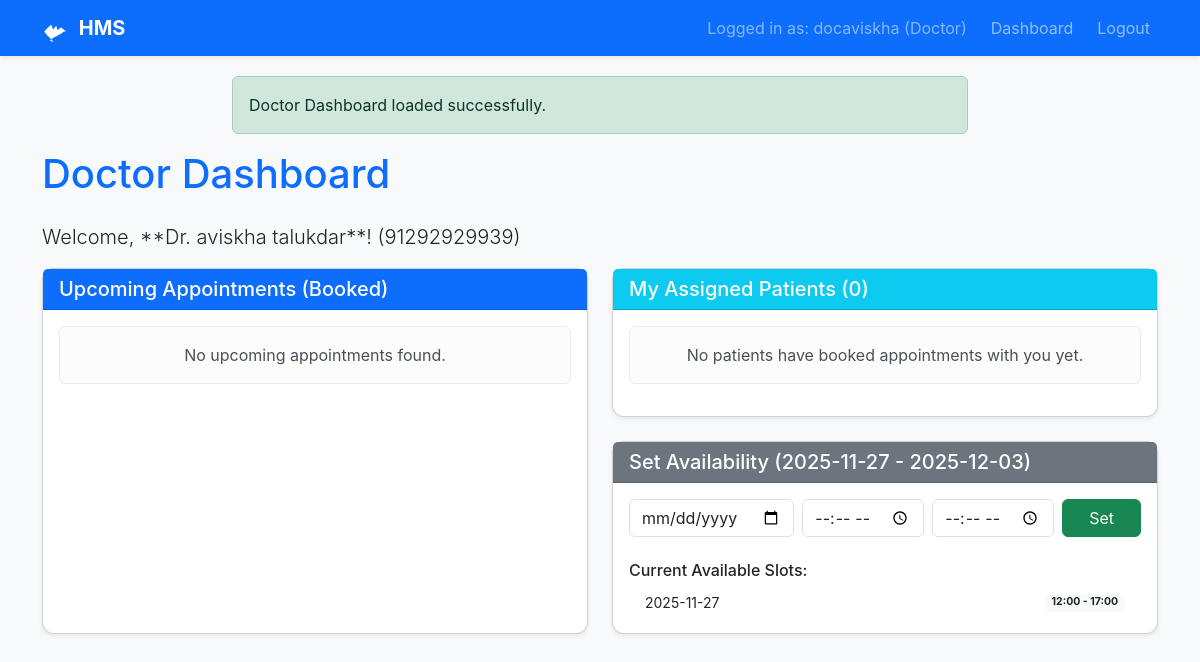
Page /doctor/dashboard (signed in) on the committed database.
### tables this page shows
CREATE TABLE users(
            id INTEGER PRIMARY KEY AUTOINCREMENT,
            username TEXT NOT NULL UNIQUE,
            password_hash TEXT NOT NULL,
            role TEXT NOT NULL, -- 'Admin', 'Doctor', 'Patient'
            name TEXT,
            contact_info TEXT,
            is_active BOOLEAN DEFAULT 1
        );

CREATE TABLE doctor_availability(
            id INTEGER PRIMARY KEY AUTOINCREMENT,
            doctor_id INTEGER NOT NULL,
                   date TEXT NOT NULL, -- YY-MM-DD
                   start_time TEXT NOT NULL, -- HH:MM
                   end_time TEXT NOT NULL, --HH:MM
                   UNIQUE(doctor_id, date, start_time),
                   FOREIGN KEY (doctor_id) REFERENCES users (id)
        );

### app.py (the view)
        def decorated_function(*args, **kwargs):
            if g.user is None:
                flash("Please log in to access this page.", 'danger')
                return redirect(url_for('login'))
            if role and g.user['role'] != role:
                flash(f"Access denied. You must be a {role}.", 'danger')
                return redirect(url_for('dashboard'))
            return f(*args, **kwargs)

### app.py (called while the page is built)
@app.before_request
def load_logged_in_user():
    user_id = session.get('user_id')
    if user_id is None:
        g.user = None
    else:
        conn = get_db_connection()
        g.user = conn.execute("SELECT * FROM users WHERE id = ?", (user_id,)).fetchone()
        conn.close()

def login_required(role=None):
    def wrapper(f):
        def decorated_function(*args, **kwargs):
            if g.user is None:
                flash("Please log in to access this page.", 'danger')
                return redirect(url_for('login'))
            if role and g.user['role'] != role:
                flash(f"Access denied. You must be a {role}.", 'danger')
                return redirect(url_for('dashboard'))
            return f(*args, **kwargs)
        decorated_function.__name__ = f.__name__ # Preserve original function name
        return decorated_function
    return wrapper

### models.py (called while the page is built)
def get_db_connection():
    conn = sqlite3.connect(DATABASE)
    conn.row_factory = sqlite3.Row # Allows accessing columns by name
    return conn

def get_doctor_availability(doctor_id, start_date, end_date):
    conn = get_db_connection()
    availability = conn.execute(
        """SELECT date, start_time, end_time FROM doctor_availability
           WHERE doctor_id = ? AND date BETWEEN ? AND ?
           ORDER BY date, start_time""",
        (doctor_id, start_date, end_date)
    ).fetchall()
    conn.close()
    return availability

### templates/dashboards/doctor.html (shortened to what this page needs)
{% extends "base.html" %}
{% block content %}
<h1 class="mb-4 text-primary">Doctor Dashboard</h1>
<p class="lead">Welcome, **Dr. {{ g.user['name'] }}**! ({% if g.user['contact_info'] %}{{ g.user['contact_info'] }}{% else %}No contact set{% endif %})</p>
<div class="row">
    <div class="col-md-6 mb-4">
        <div class="card shadow-sm h-100">
            <div class="card-header bg-primary text-white">
                <h5 class="mb-0">Upcoming Appointments (Booked)</h5>
            </div>
            <div class="card-body">
                {% if upcoming_appointments %}
                    <ul class="list-group list-group-flush">
                        {% for appt in upcoming_appointments %}
                            <li class="list-group-item d-flex justify-content-between align-items-center">
                                <div>
                                    <span class="fw-bold">{{ appt['date'] }} at {{ appt['time'] }}</span>
                                    <br><small>Patient: {{ appt['patient_name'] }} ({{ appt['contact_info'] }})</small>
                                </div>
                                <div>
                                    <a href="#" class="btn btn-sm btn-success">Mark Complete</a>
                                    <a href="#" class="btn btn-sm btn-danger">Cancel</a>
                                </div>
                            </li>
                        {% endfor %}
                    </ul>
                {% else %}
                    <div class="alert alert-light text-center">No upcoming appointments found.</div>
                {% endif %}
            </div>
        </div>
    </div>
    <div class="col-md-6 mb-4">
        <div class="card shadow-sm mb-4">
            <div class="card-header bg-info text-white">
                <h5 class="mb-0">My Assigned Patients ({{ patient_list|length }})</h5>
            </div>
            <div class="card-body" style="max-height: 200px; overflow-y: auto;">
                {% if patient_list %}
                    <ul class="list-group list-group-flush">
                        {% for patient in patient_list %}
                            <li class="list-group-item d-flex justify-content-between align-items-center">
                                <span>{{ patient['name'] }}</span>
                                <a href="#" class="btn btn-sm btn-outline-info">View History</a>
                            </li>
                        {% endfor %}
                    </ul>
                {% else %}
                    <div class="alert alert-light text-center">No patients have booked appointments with you yet.</div>
                {% endif %}
            </div>
        </div>
        <div class="card shadow-sm">
            <div class="card-header bg-secondary text-white">
                <h5 class="mb-0">Set Availability ({{ today }} - {{ end_date }})</h5>
            </div>
            <div class="card-body">
                <form method="POST" action="{{ url_for('doctor_availability') }}" class="mb-3">
                    <div class="row g-2">
                        <div class="col-md-4">
                            <input type="date" class="form-control" id="date" name="date" required min="{{ today }}">
                        </div>
                        <div class="col-md-3">
                            <input type="time" class="form-control" id="start_time" name="start_time" required>
                        </div>
                        <div class="col-md-3">
                            <input type="time" class="form-control" id="end_time" name="end_time" required>
                        </div>
                        <div class="col-md-2">
                            <button type="submit" class="btn btn-success w-100">Set</button>
                        </div>
                    </div>
                </form>
                <h6 class="mt-4">Current Available Slots:</h6>
                {% if availability_slots %}
                    <ul class="list-group list-group-flush" style="max-height: 100px; overflow-y: auto;">
                        {% for slot in availability_slots %}
                            <li class="list-group-item py-1 small d-flex justify-content-between align-items-center">
                                <span>{{ slot['date'] }}</span>
                                <span class="badge bg-light text-dark">{{ slot['start_time'] }} - {{ slot['end_time'] }}</span>
                            </li>
                        {% endfor %}
                    </ul>
                {% else %}
                    <p class="small text-muted">No availability set for the next 7 days.</p>
                {% endif %}
            </div>
        </div>
    </div>
</div>
{% endblock %}

### templates/base.html (shortened to what this page needs)
<!DOCTYPE html>
<html lang="en">
<head>
    <link href="https://cdn.jsdelivr.net/npm/bootstrap@5.3.3/dist/css/bootstrap.min.css" rel="stylesheet">
</head>
<body>
    <nav class="navbar navbar-expand-lg navbar-dark bg-primary shadow-sm">
        <div class="container">
            <a class="navbar-brand" href="{{ url_for('index') }}">
                <svg xmlns="http://www.w3.org/2000/svg" width="24" height="24" fill="currentColor" class="bi bi-heart-pulse-fill me-2" viewBox="0 0 16 16">
                    <path d="M1.475 9C2.702 10.849 4.779 12.878 7.64 15.654.569 15.654 13.331 10.849 14.524 9H16L12.7 6.136 10.457 8.24l-.999-3.136L7.44 7.668 6.137 4.546 4 6.31 1.475 9Z"/>
                </svg>
                HMS
            </a>
            <div class="collapse navbar-collapse" id="navbarNav">
                <ul class="navbar-nav ms-auto">
                    {% if g.user %}
                    <li class="nav-item">
                        <span class="nav-link disabled text-white-50">Logged in as: {{ g.user['username'] }} ({{ g.user['role'] }})</span>
                    </li>
                    <li class="nav-item">
                        <a class="nav-link btn btn-sm btn-outline-light ms-2" href="{{ url_for('dashboard') }}">Dashboard</a>
                    </li>
                    <li class="nav-item">
                        <a class="nav-link btn btn-sm btn-light ms-2" href="{{ url_for('logout') }}">Logout</a>
                    </li>
                    {% endif %}
                </ul>
            </div>
        </div>
    </nav>
    <div class="container container-main">
        {% with messages = get_flashed_messages(with_categories=true) %}
            {% if messages %}
                <div class="row">
                    <div class="col-md-8 mx-auto">
                        {% for category, message in messages %}
                            <div class="alert alert-{{ category }}" role="alert">
                                {{ message }}
                            </div>
                        {% endfor %}
                    </div>
                </div>
            {% endif %}
        {% endwith %}
        {% block content %}{% endblock %}
    </div>
</body>
</html>

### templates/base.html (style rules this page uses)
body { font-family: 'Inter', sans-serif; background-color: #f8f9fa; }
.navbar-brand { font-weight: 700; }
.container-main { padding-top: 20px; padding-bottom: 50px; }
.card { border-radius: 0.75rem; box-shadow: 0 4px 8px rgba(0,0,0,0.05); }

### rows in the picture
users: user.username "docaviskha", user.role "Doctor", user.name "aviskha talukdar", user.contact_info "91292929939"
doctor_availability: date "2025-11-27", start_time "12:00", end_time "17:00"

### other values in the picture
{{ message }} "Doctor Dashboard loaded successfully."
{{ patient_list|length }} "0"
